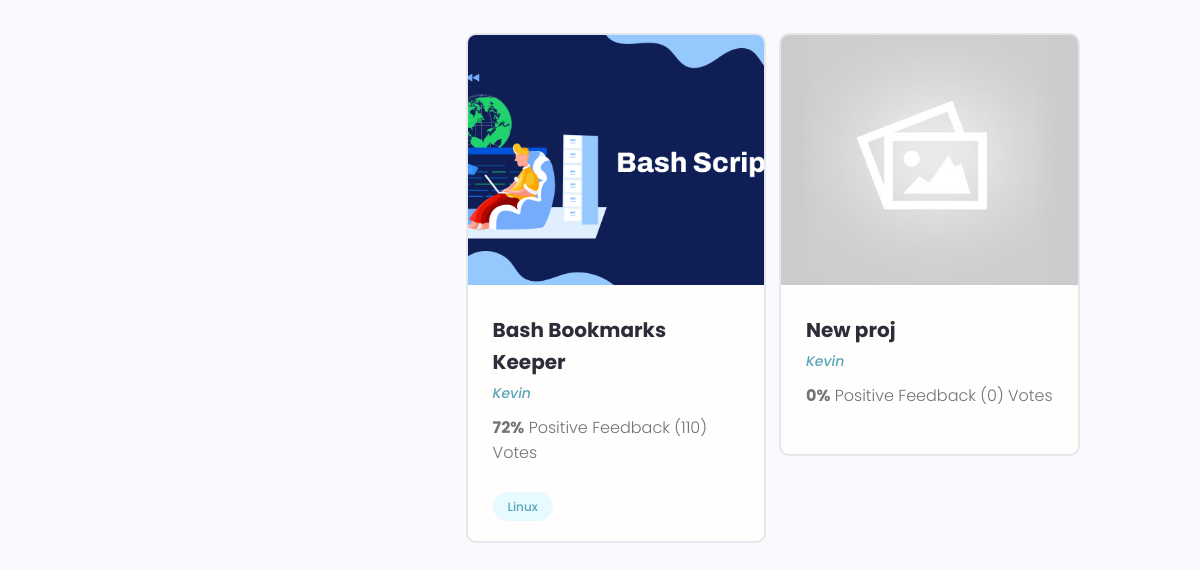
The page /profile/fbb4d3e2-6f14-41e7-9f43-6eb52d4ef751/ (lower part) on the database as committed earlier.
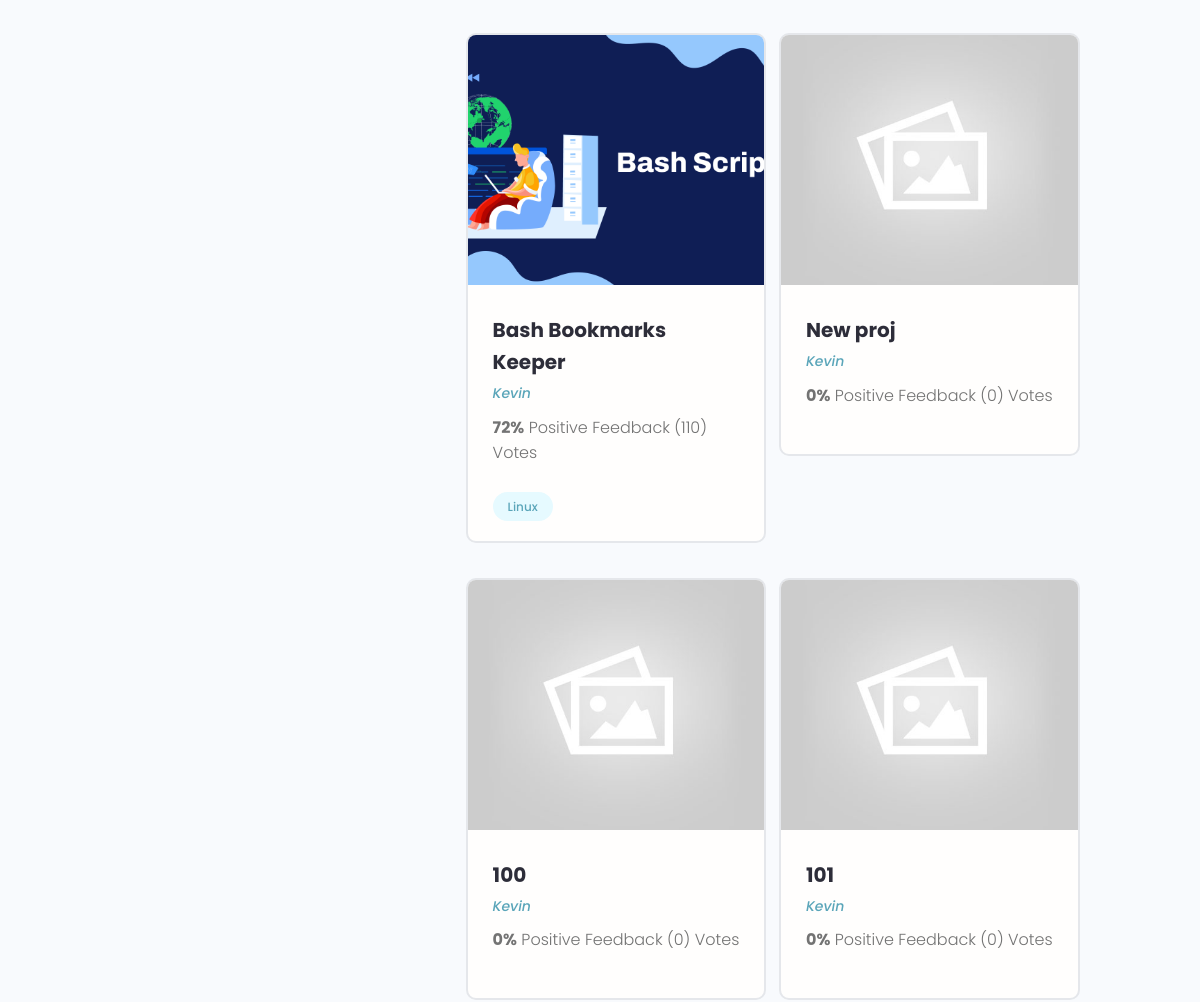
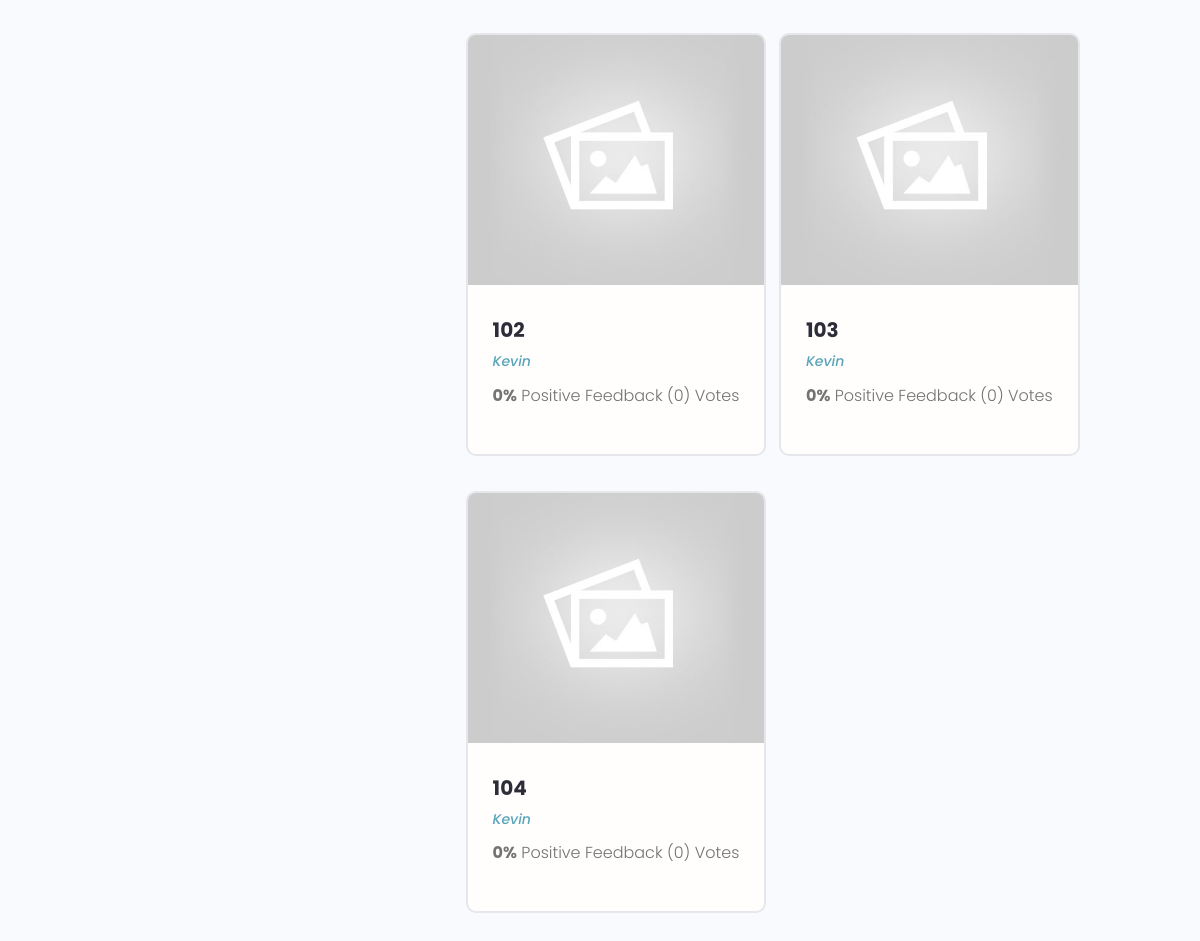
The same page on the database as committed later (2 pictures, top to bottom).
### projects/models.py (models this page shows, shortened)
class Project(models.Model):
    owner = models.ForeignKey(Profile,null=True, blank=True, on_delete=models.SET_NULL)
    title = models.CharField(max_length=200)
    description = models.TextField(null=True, blank=True)
    featured_image = models.ImageField(null=True, blank=True, default='default.jpg')
    demo_link = models.CharField(max_length=2000, null=True, blank=True)
    source_link = models.CharField(max_length=2000, null=True, blank=True)
    tags = models.ManyToManyField('Tag', blank=True)
    vote_total = models.IntegerField(default=0, null=True, blank=True)
    vote_ratio = models.IntegerField(default=0, null=True, blank=True)
    created = models.DateTimeField(auto_now_add=True)
    id = models.UUIDField(default=uuid.uuid4, unique=True,
                          primary_key=True, editable=False)
    class Meta:
        ordering=['created']

class Tag(models.Model):
    name = models.CharField(max_length=200)
    created = models.DateTimeField(auto_now_add=True)
    id = models.UUIDField(default=uuid.uuid4, unique=True,
                          primary_key=True, editable=False)
    def __str__(self):
        return self.name

### users/models.py (models this page shows, shortened)
class Profile(models.Model):
    user = models.OneToOneField(
        User, on_delete=models.CASCADE, null=True, blank=True)
    name = models.CharField(max_length=200, blank=True, null=True)
    email = models.EmailField(max_length=500, blank=True, null=True)
    username = models.CharField(max_length=200, blank=True, null=True)
    location = models.CharField(max_length=200, blank=True, null=True)
    short_intro = models.CharField(max_length=200, blank=True, null=True)
    bio = models.TextField(blank=True, null=True)
    profile_image = models.ImageField(
        blank=True, null=True, upload_to='profiles/', default='profiles/user-default.png')
    social_github = models.CharField(max_length=200, blank=True, null=True)
    social_twitter = models.CharField(max_length=200, blank=True, null=True)
    social_linkedin = models.CharField(max_length=200, blank=True, null=True)
    social_youtube = models.CharField(max_length=200, blank=True, null=True)
    social_website = models.CharField(max_length=200, blank=True, null=True)
    created = models.DateTimeField(auto_now_add=True)
    id = models.UUIDField(default=uuid.uuid4, unique=True,
                          primary_key=True, editable=False)
    class Meta:
        ordering=['created']

### users/views.py (the view)
# urls.py: path('profile/<str:pk>/', views.userProfile, name="user-profile"),
def userProfile(request, pk):
    profile = Profile.objects.get(id=pk)
    topSkills = profile.skill_set.exclude(description__exact="")
    otherSkills = profile.skill_set.filter(description="")
    context = {'profile': profile, 'topSkills': topSkills,
               "otherSkills": otherSkills}
    return render(request, 'users/user-profile.html', context)

### users/models.py (called while the page is built)
    def __str__(self):
        return str(self.name)

### users/templates/users/user-profile.html (shortened to what this page needs)
{% extends 'main.html' %} {% block content %}
<main class="profile my-md">
  <div class="container">
    <div class="layout">
      <div class="column column--1of3">
      </div>
      <div class="column column--2of3">
        <div class="devInfo">
          <div class="grid grid--two">
            {%for project in profile.project_set.all%}
            <div class="column">
              <div class="card project">
                <a href="{% url 'project' project.id %}" class="project">
                  <img
                    class="project__thumbnail"
                    src="{{project.featured_image.url}}"
                    alt="project thumbnail"
                  />
                  <div class="card__body">
                    <h3 class="project__title">{{project.title}}</h3>
                    <p>
                      <a
                        class="project__author"
                        href="{% url 'user-profile' project.owner.id %}"
                        >{{project.owner.name}}</a
                      >
                    </p>
                    <p class="project--rating">
                      <span style="font-weight: bold"
                        >{{project.vote_ratio}}%</span
                      >
                      Positive Feedback ({{project.vote_total}})
                      Vote{{project.vote_total|pluralize:"s"}}
                    </p>
                    <div class="project__tags">
                      {% for tag in project.tags.all %}
                      <span class="tag tag--pill tag--main">
                        <small>{{tag}}</small>
                      </span>
                      {% endfor %}
                    </div>
                  </div>
                </a>
              </div>
            </div>
            {%endfor%}
          </div>
        </div>
      </div>
    </div>
  </div>
</main>
{% endblock content %}

Rows that differ between the two databases and show on the page:
added Project: featured_image (placeholder picture), title "100", owner.name "Kevin", vote_ratio "0", vote_total "0"
added Project: featured_image (placeholder picture), title "101", owner.name "Kevin", vote_ratio "0", vote_total "0"
added Project: featured_image (placeholder picture), title "102", owner.name "Kevin", vote_ratio "0", vote_total "0"
added Project: featured_image (placeholder picture), title "103", owner.name "Kevin", vote_ratio "0", vote_total "0"
added Project: featured_image (placeholder picture), title "104", owner.name "Kevin", vote_ratio "0", vote_total "0"
